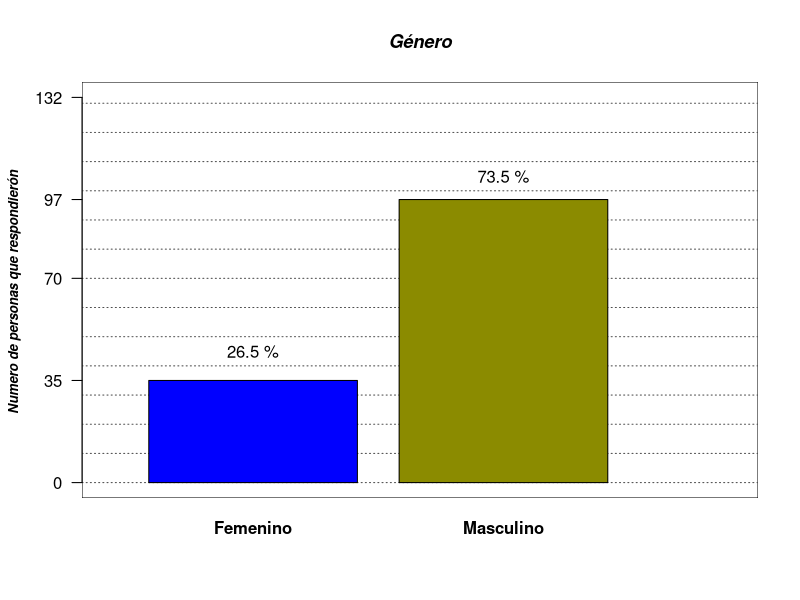
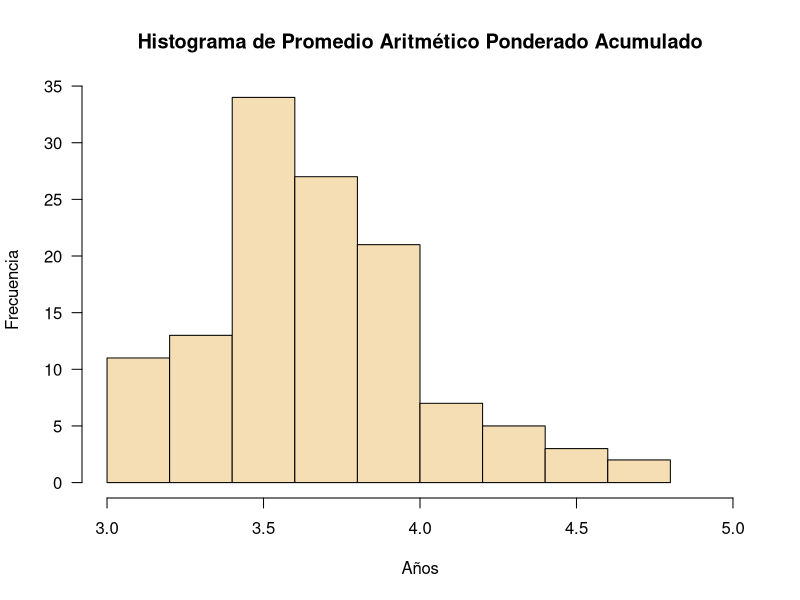
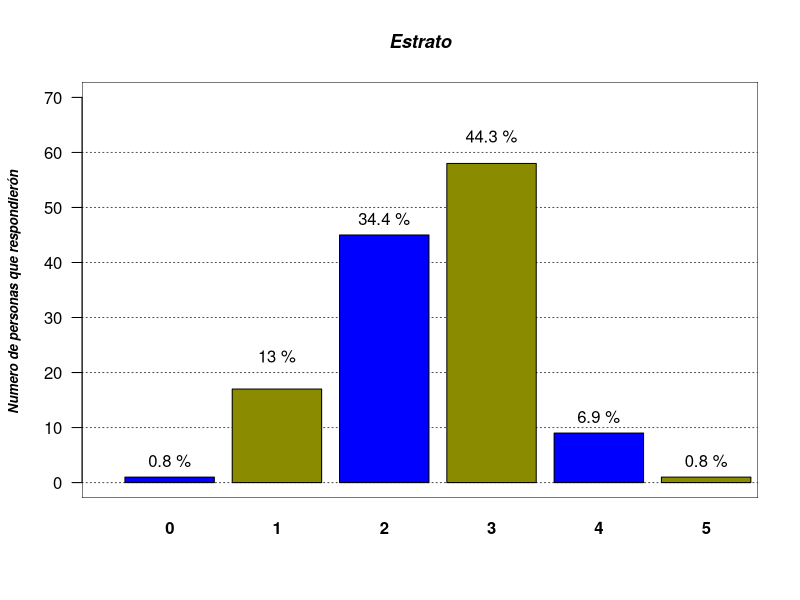
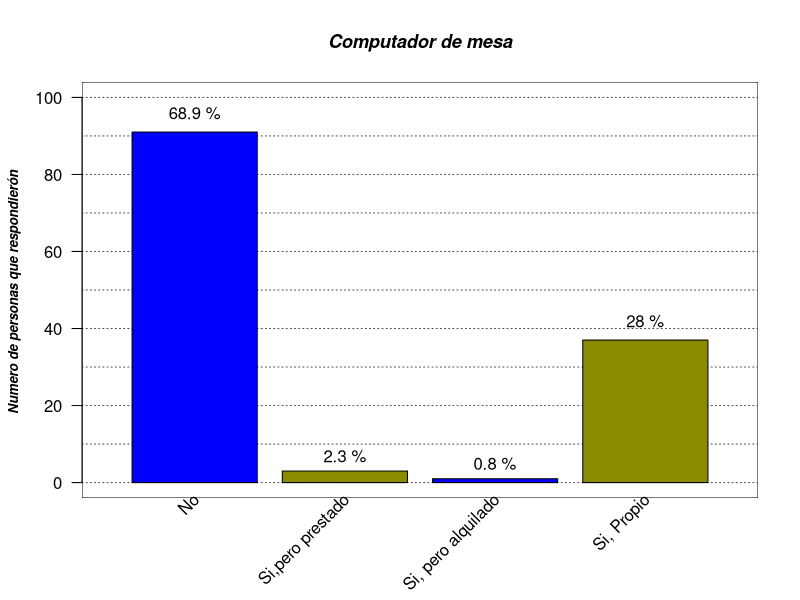
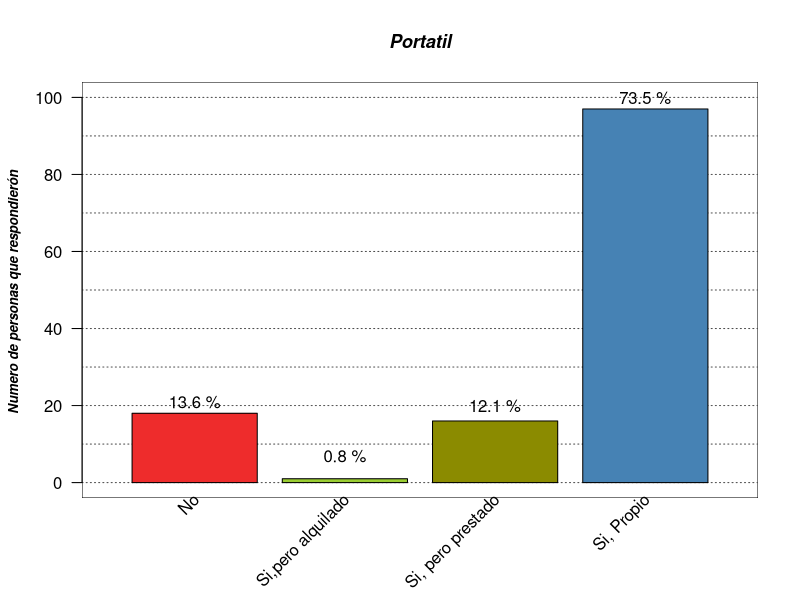
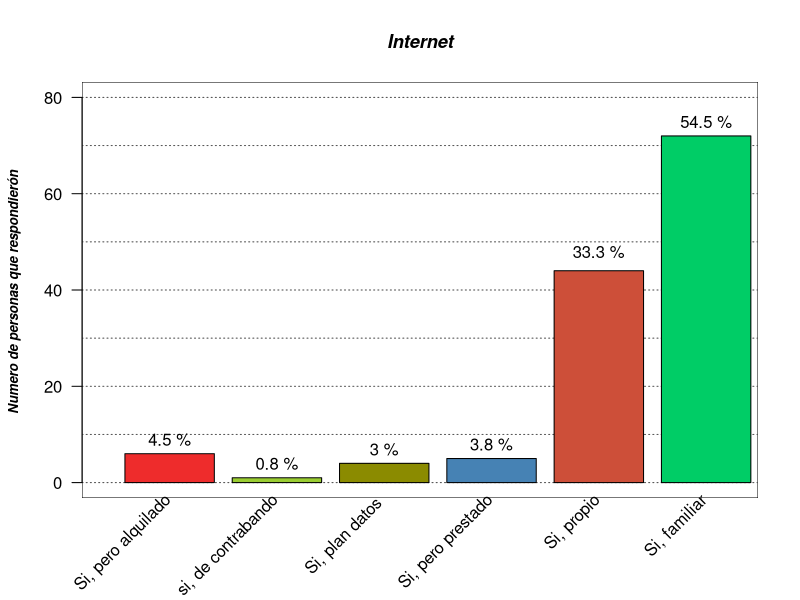
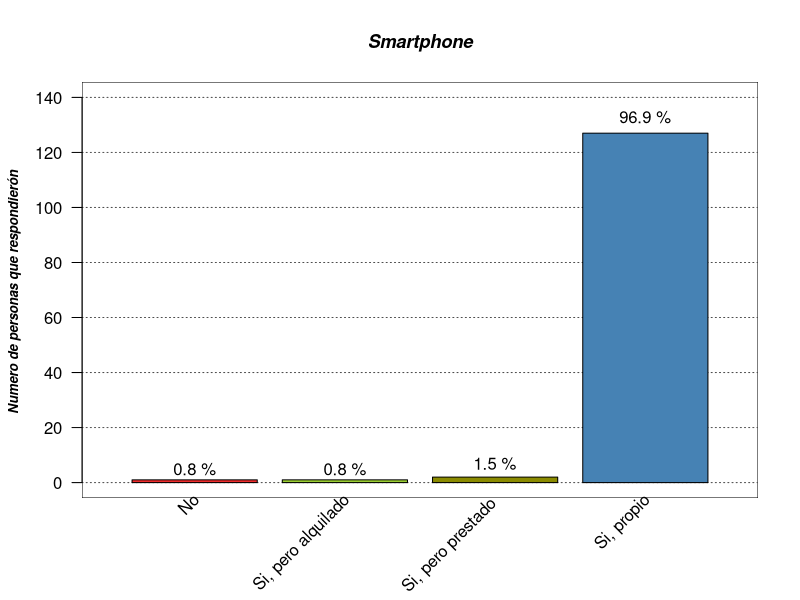
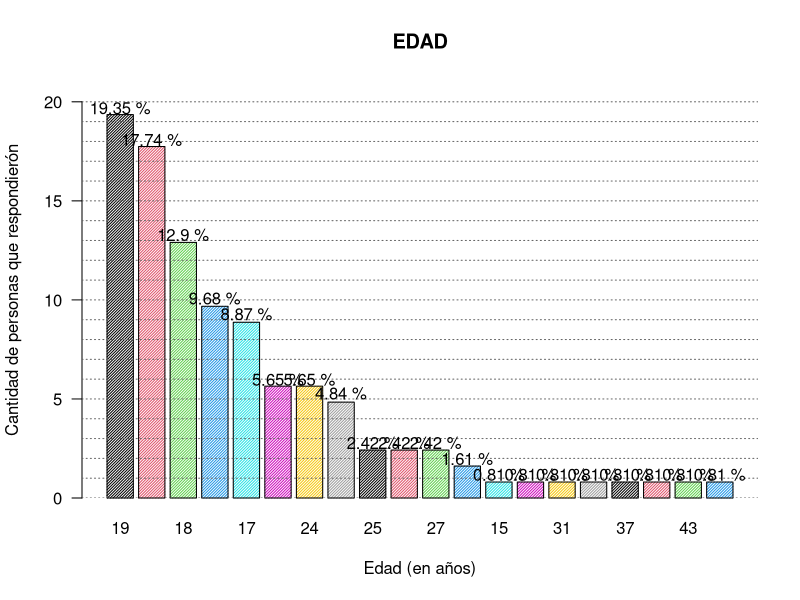

Reproduce these figures in R, in order.
## ---- chunk 1
knitr::opts_chunk$set(echo = FALSE,
                      message = FALSE,
                      warning = FALSE)
## ---- chunk 2
encuesta <- read.csv2("Encuesta_habitos_dep.csv", 
                       encoding = "UTF-8",
                       dec = ".")
## ---- chunk 3
library(ggplot2)
library(dplyr)
## ---- chunk 4
#grafica de variable genero

par(bg="white")
plot(seq(0,3, length.out = 132), seq(0,132, length.out = 132), type="n",
     main   = "Género",
     
     font.main = 4,
     font.lab  = 4,
     cex.main  = 1.1,
     cex.lab   = 0.8,
     cex.sub   = 0.8,
     axes      = FALSE,
     xlab      = " ",
     ylab      = "Numero de personas que respondierón ",
     
     )

rect(par("usr")[1],par("usr")[3],par("usr")[2],par("usr")[4],col="white")

abline(h   = seq(0,132,10), 
       col = rep("grey30",17), 
       lty = 3,
       
       )

#guardar los datos de la columna en una tabla
genero <- table(encuesta$genero)

#mostramos con barplot la tabla1
grafica_genero <- barplot(genero,
                col       = c("blue", "yellow4"),
                font.axis = 2,
                axes      = FALSE,
                add       = TRUE
                )
axis(2, at = c(0,35,70,97,132),las = 1)

text(grafica_genero,
     c(45,105),
     labels = paste(round((genero/sum(genero)*100),1),"%")
     )
## ---- chunk 5
papa <- as.numeric(encuesta$PAPA)

par(bg = "white")

hist(papa, main = "Histograma de Promedio Aritmético Ponderado Acumulado",
     xlab = "Años", ylab = "Frecuencia",
     border = "black",
     col = "wheat",
     las =1,
     xlim = c(3,5))
## ---- chunk 6


par(bg="white")
plot(seq(0,10, length.out = 60), seq(0,6, length.out = 60), type="n",
     main   = "Estrato",
     
     font.main = 4,
     font.lab  = 4,
     cex.main  = 1.1,
     cex.lab   = 0.8,
     cex.sub   = 0.8,
     axes      = FALSE,
     xlab      = " ",
     ylab      = "Numero de personas que respondierón ",
     xlim = c(0,7),
     ylim = c(0,70)
     )

rect(par("usr")[1],par("usr")[3],par("usr")[2],par("usr")[4],col="white")

abline(h   = seq(0,60,10), 
       col = rep("grey30",17), 
       lty = 3,
       
       )

#guardar los datos de la columna en una tabla
estrato <- table(encuesta$estrato)

#mostramos con barplot la tabla1
Barras_estrato <- barplot(estrato,
                col       = c("blue", "yellow4"),
                font.axis = 2,
                axes      = FALSE,
                add       = TRUE,
                xlim = c(0,5)
                )
axis(2, at = c(),las = 1)

text(Barras_estrato,
     c(4,23,48,63,12),
     labels = paste(round((estrato/sum(estrato)*100),1),"%")
     )

## ---- chunk 7
par(bg="white")
plot(seq(0,10, length.out = 60), seq(0,6, length.out = 60), type="n",
     main   = "Computador de mesa",
     
     font.main = 4,
     font.lab  = 4,
     cex.main  = 1.1,
     cex.lab   = 0.8,
     cex.sub   = 0.8,
     axes      = FALSE,
     xlab      = " ",
     ylab      = "Numero de personas que respondierón ",
     xlim = c(0,5),
     ylim = c(0,100)
     )

rect(par("usr")[1],par("usr")[3],par("usr")[2],par("usr")[4],col="white")

abline(h   = seq(0,100,10), 
       col = rep("grey30",17), 
       lty = 3,
       
       )

#guardar los datos de la columna en una tabla
computador_Mesa <- table(encuesta$computador_mesa)

#mostramos con barplot la tabla1
Barras_computador <- barplot(computador_Mesa,
                col       = c("blue", "yellow4"),
                font.axis = 2,
                axes      = FALSE,
                add       = TRUE,
                xlim = c(0,5),
                names.arg = ""
                )
axis(2, at = c(),las = 1)

text(Barras_estrato,
     c(96,7,5,42),
     labels = paste(round((computador_Mesa/sum(computador_Mesa)*100),1),"%")
     )

text(Barras_computador+0.1,
     par("usr")[3],0.4,
     labels = c("No","Si,pero prestado","Si, pero alquilado","Si, Propio"),
     srt = 45,
     pos = 2,
     xpd = TRUE)
## ---- chunk 8
#Grafica variable portatil

par(bg = "white")
plot(seq(0,10, length.out = 60), seq(0,6, length.out = 60), type="n",
     main   = "Portatil",
     
     font.main = 4,
     font.lab  = 4,
     cex.main  = 1.1,
     cex.lab   = 0.8,
     cex.sub   = 0.8,
     axes      = FALSE,
     xlab      = " ",
     ylab      = "Numero de personas que respondierón ",
     xlim = c(0,5),
     ylim = c(0,100)
     )

rect(par("usr")[1],par("usr")[3],par("usr")[2],par("usr")[4],col="white")

abline(h   = seq(0,100,10), 
       col = rep("grey30",17), 
       lty = 3,
       
       )


Portatil <- table(encuesta$portatil)

Barras_Portatil <- barplot(Portatil,
                           col       = c("firebrick2", "olivedrab3", "yellow4", "steelblue"),
                font.axis = 2,
                axes      = FALSE,
                add       = TRUE,
                xlim = c(0,5),
                names.arg = ""
                )
axis(2, at = c(),las = 1)

text(Barras_Portatil,
     c(21,7,20,100),
     labels = paste(round((Portatil/sum(Portatil)*100),1),"%")
     )

text(Barras_Portatil+0.1,
     par("usr")[3],0.4,
     labels = c("No","Si,pero alquilado","Si, pero prestado","Si, Propio"),
     srt = 45,
     pos = 2,
     xpd = TRUE)

## ---- chunk 9
#Grafica variable internet

par(bg = "white")
plot(seq(0,10, length.out = 60), seq(0,6, length.out = 60), type="n",
     main   = "Internet",
     
     font.main = 4,
     font.lab  = 4,
     cex.main  = 1.1,
     cex.lab   = 0.8,
     cex.sub   = 0.8,
     axes      = FALSE,
     xlab      = " ",
     ylab      = "Numero de personas que respondierón ",
     xlim = c(0,7),
     ylim = c(0,80)
     )

rect(par("usr")[1],par("usr")[3],par("usr")[2],par("usr")[4],col="white")

abline(h   = seq(0,100,10), 
       col = rep("grey30",17), 
       lty = 3,
       
       )

internet <- table(encuesta$internet)

Barras_internet <- barplot(internet,
                           col       = c("firebrick2", "olivedrab3", "yellow4", "steelblue", "tomato3", "springgreen3"),
                font.axis = 2,
                axes      = FALSE,
                add       = TRUE,
                xlim = c(0,5),
                names.arg = ""
                )
axis(2, at = c(),las = 1)

text(Barras_internet,
     c(9, 4, 7, 8, 48, 75),
     labels = paste(round((internet/sum(internet)*100),1),"%")
     )

text(Barras_internet+0.1,
     par("usr")[3],0.4,
     labels = c("Si, pero alquilado", "si, de contrabando","Si, plan datos ","Si, pero prestado", "Si, propio", "Si, familiar"),
     srt = 45,
     pos = 2,
     xpd = TRUE)

## ---- chunk 10
#Grafica variable Smartphone

par(bg = "white")
plot(seq(0,10, length.out = 60), seq(0,6, length.out = 60), type="n",
     main   = "Smartphone",
     
     font.main = 4,
     font.lab  = 4,
     cex.main  = 1.1,
     cex.lab   = 0.8,
     cex.sub   = 0.8,
     axes      = FALSE,
     xlab      = " ",
     ylab      = "Numero de personas que respondierón ",
     xlim = c(0,5),
     ylim = c(0,140)
     )

rect(par("usr")[1],par("usr")[3],par("usr")[2],par("usr")[4],col="white")

abline(h   = seq(0,140,20), 
       col = rep("grey30",17), 
       lty = 3,
       
       )

Smartphone <- table(encuesta$smartphone)

Barras_smartphone <- barplot(Smartphone,
                           col       = c("firebrick2", "olivedrab3", "yellow4", "steelblue"),
                font.axis = 2,
                axes      = FALSE,
                add       = TRUE,
                xlim = c(0,5),
                names.arg = ""
                )
axis(2, at = c(),las = 1)

text(Barras_smartphone,
     c(5, 5, 7, 133),
     labels = paste(round((Smartphone/sum(Smartphone)*100),1),"%")
     )

text(Barras_smartphone+0.1,
     par("usr")[3],0.4,
     labels = c("No", "Si, pero alquilado", "Si, pero prestado ","Si, propio"),
     srt = 45,
     pos = 2,
     xpd = TRUE)


## ---- chunk 11
a1 <-
  table(encuesta$edad)
a1

## ---- chunk 12
b1 <-
  a1/sum(a1) * 100
b1

## ---- chunk 13
parametros_anterior <- par(no.readonly = TRUE)
colores <-c("#0c67da")
b1<- b1[order(b1, decreasing=TRUE)]
ht <- barplot(b1, 
        las = 1, 
        space = 0.2,
        main = "EDAD",
        density = 50,
        ylab = "Cantidad de personas que respondierón",
        xlab = "Edad (en años)",
        ylim = c(0,21),
         col = 1:dim(b1))
abline(h = seq(0, 20,1 ), col= rep("grey40",8), lty = 3)
text(ht, c (19.70, 18.1, 13.3, 10.1, 9.3,6,6,5.3,2.8,2.8,2.8,2,1.2,1.2,1.2,1.2,1.2,1.2,1.2,1.2) , labels = paste(round(b1,2),"%"))

par(parametros_anterior)

## ---- chunk 14
a2 <-
  table(encuesta$Carrera_depurada)
a2

## ---- chunk 15
a0 <-
  a2/sum(a2) * 100
a0

## ---- chunk 16
parametros_anterior <- par(no.readonly = TRUE)
colores <-c("#0c67da", "#0c67da", "#cc1f0e", "#0c67da", "#0c67da")
a0<- a0[order(a0, decreasing=TRUE)]
par(mar=parametros_anterior$mar+c(3,0,0,0))
plot(seq(0,5, length.out= 100),1:100, type= "n",
     axes = FALSE, 
     main = "\nDiagrama de Barras de los ejemplos",
     xlab= "",
     ylab= "Frecuencia por Persona",
     besides= FALSE,
     xlim= c(0,6))

abline(h = seq(0, 100, 10),  col= "black", lty = 3)
ht <- barplot(a0, 
        las = 1, 
        ylim = c(0,80),
        xlab= "",
        names.arg = "",
        col = colores,
        add= TRUE)
text(ht, c (94,5,5,3,3), 
     labels = paste(formatC(round(a0),
                    digits= 6, decimal.mark = ",",
                    big.mark = "."),
                    "%"))
text(ht + 0.1,
    par("usr")[3],0.4,
    labels=names(a0),
    srt= 45,
    pos= 2,
    xpd= TRUE)

par(parametros_anterior)

## ---- chunk 17

t <- ggplot(encuesta,
            mapping = aes(x = factor(ao)))+
  geom_bar(fill="Darkblue")+
  coord_flip()
  
p <- ggplot(encuesta,aes(x = Carrera_depurada),
                          fill = factor(gear))
p + geom_bar(position = 'stack', stat = 'count')

p + geom_bar(position = 'dodge', stat = 'count')

p + geom_bar(position = 'fill', stat = 'count')
## ---- chunk 18
a2<- a2[order(a2, decreasing=TRUE)]
ggplot(encuesta, aes(encuesta$Carrera_depurada,y = (..count..)/sum(..count..), fill=encuesta$Carrera_depurada)) +
  geom_bar() +
  labs(title="Diagrama de barras",
       x= "Raza",
       y="Empleados") +
  scale_x_discrete(labels=c(encuesta$Carrera_depurada)) +
  scale_fill_brewer(palette = "Accent",
                    "Carreras",
                    labels=c("Estadistica","Ing.")) +
  geom_text(stat="count", 
            aes(label = paste(round((..count..)/sum(..count..)*100), "%")),
            position = "stack",
            vjust=1,
            size=2,
            color="black")
